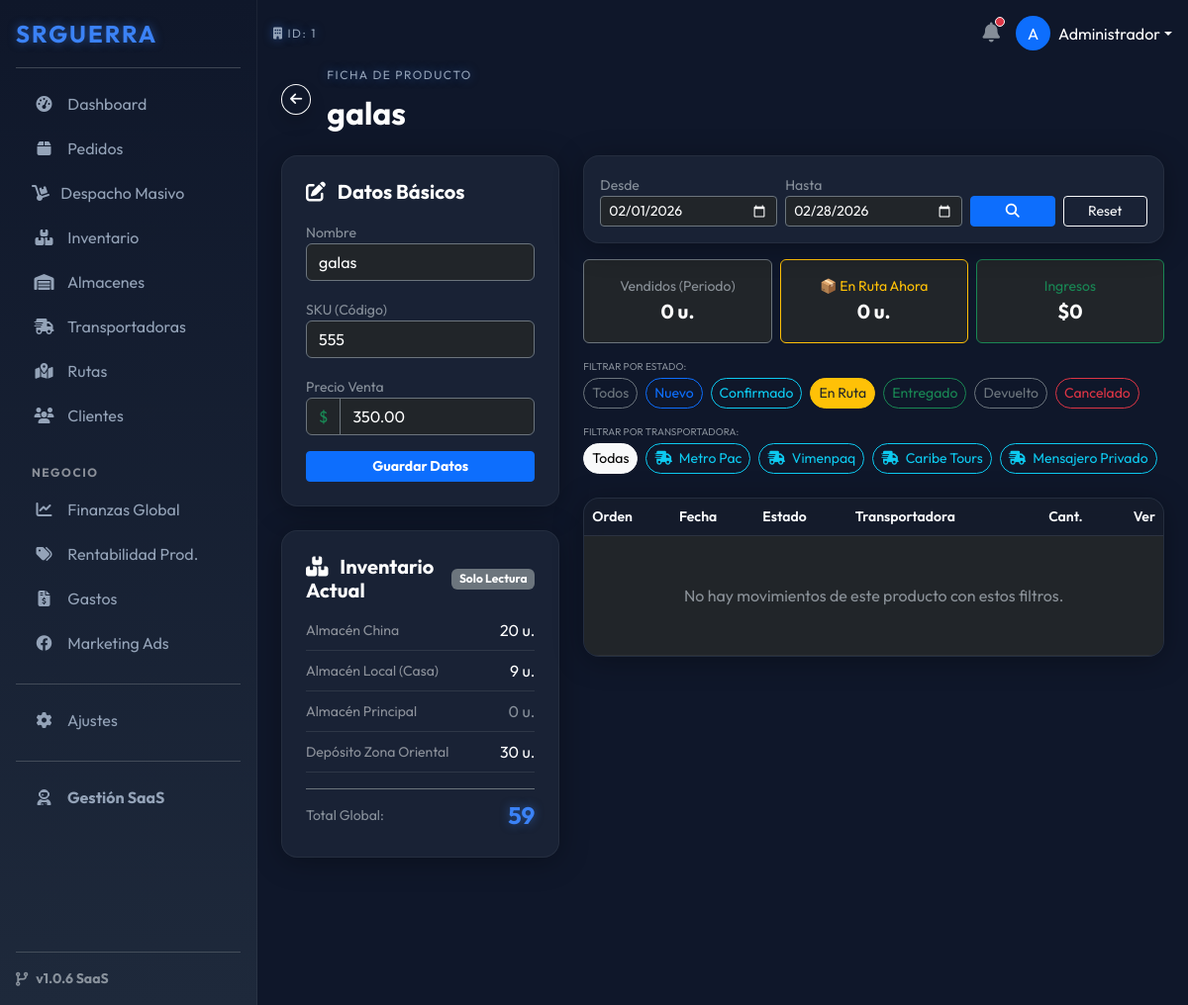
/index.php?ruta=inventario/editar&id=2&f_ini=2026-02-01&f_fin=2026-02-28&estado=En Ruta&transporte=0 (signed in), run on the app's committed database.
### tables this page shows
CREATE TABLE `productos` (
  `id` int(11) NOT NULL,
  `empresa_id` int(11) NOT NULL,
  `sku` varchar(50) NOT NULL,
  `nombre` varchar(255) NOT NULL,
  `descripcion` text DEFAULT NULL,
  `imagen` varchar(255) DEFAULT NULL,
  `precio_venta` decimal(10,2) DEFAULT 0.00,
  `costo_compra` decimal(10,2) DEFAULT 0.00,
  `stock_actual` int(11) DEFAULT 0,
  `shopify_product_id` bigint(20) DEFAULT NULL
);

CREATE TABLE `almacenes` (
  `id` int(11) NOT NULL,
  `empresa_id` int(11) NOT NULL,
  `nombre` varchar(100) NOT NULL,
  `ubicacion` varchar(255) DEFAULT NULL,
  `costo_empaque` decimal(10,2) DEFAULT 0.00,
  `activo` tinyint(1) DEFAULT 1
);

CREATE TABLE `transportadoras` (
  `id` int(11) NOT NULL,
  `empresa_id` int(11) NOT NULL,
  `nombre` varchar(100) NOT NULL,
  `codigo_acceso` varchar(50) DEFAULT NULL,
  `pin_acceso` varchar(255) DEFAULT NULL,
  `costo_envio_fijo` decimal(10,2) DEFAULT 0.00,
  `activo` tinyint(1) DEFAULT 1
);

### modules/inventario/editar.php (the view, shortened to what this page needs)
<?php
$id = (int)$_GET['id'];
$empresa_id = $_SESSION['empresa_id'];
$stmt = $pdo->prepare("SELECT * FROM productos WHERE id = ? AND empresa_id = ?");
$stmt->execute([$id, $empresa_id]);
$prod = $stmt->fetch();
$sql_stock = "SELECT a.id as almacen_id, a.nombre, COALESCE(i.cantidad, 0) as cantidad
              FROM almacenes a
              LEFT JOIN inventario_almacen i ON a.id = i.almacen_id AND i.producto_id = ?
              WHERE a.empresa_id = ? AND a.activo = 1
              ORDER BY a.nombre ASC";
$stmt_s = $pdo->prepare($sql_stock);
$stmt_s->execute([$id, $empresa_id]);
$stocks = $stmt_s->fetchAll();
$fecha_inicio = isset($_GET['f_ini']) ? $_GET['f_ini'] : date('Y-m-01');
$fecha_fin    = isset($_GET['f_fin']) ? $_GET['f_fin'] : date('Y-m-t');
$filtro_estado = isset($_GET['estado']) ? $_GET['estado'] : '';
$filtro_trans  = isset($_GET['transporte']) ? (int)$_GET['transporte'] : 0;
$sql_f_ini = $fecha_inicio . " 00:00:00";
$sql_f_fin = $fecha_fin . " 23:59:59";
$sql_mov = "SELECT p.numero_orden, p.fecha_creacion, p.estado_interno, p.id as pedido_id,
                   t.nombre as trans_nombre,
                   d.cantidad as cantidad_vendida, d.precio_unitario
            FROM pedidos_detalle d
            JOIN pedidos p ON d.pedido_id = p.id
            LEFT JOIN transportadoras t ON p.transportadora_id = t.id
            WHERE d.producto_id = ?
            AND p.empresa_id = ?
            AND p.fecha_creacion BETWEEN ? AND ?";
$params = [$id, $empresa_id, $sql_f_ini, $sql_f_fin];
if (!empty($filtro_estado)) {
    $sql_mov .= " AND p.estado_interno = ?";
    $params[] = $filtro_estado;
}
$sql_mov .= " ORDER BY p.fecha_creacion DESC";
$stmt_m = $pdo->prepare($sql_mov);
$stmt_m->execute($params);
$movimientos = $stmt_m->fetchAll();
$unidades_vendidas = 0;
$unidades_en_ruta = 0;
$ingresos_generados = 0;
$lista_trans = $pdo->query("SELECT id, nombre FROM transportadoras WHERE empresa_id = $empresa_id AND activo = 1")->fetchAll();
function url_prod($nuevo_estado=null, $nuevo_trans=null) {
    global $id, $fecha_inicio, $fecha_fin, $filtro_estado, $filtro_trans;
    $e = ($nuevo_estado === 'all') ? '' : ($nuevo_estado ?? $filtro_estado);
    $t = ($nuevo_trans === 'all') ? 0 : ($nuevo_trans ?? $filtro_trans);
    return "index.php?ruta=inventario/editar&id=$id&f_ini=$fecha_inicio&f_fin=$fecha_fin&estado=$e&transporte=$t";
}
?>
<div class="d-flex align-items-center mb-4">
    <a href="index.php?ruta=inventario" class="btn btn-outline-light btn-sm me-3 rounded-circle shadow"><i class="fas fa-arrow-left"></i></a>
    <div>
        <span class="h-label text-neon">FICHA DE PRODUCTO</span>
        <h2 class="fw-bold text-white mb-0"><?php echo $prod['nombre']; ?></h2>
    </div>
</div>
<div class="row g-4">
    <div class="col-lg-4">
        <div class="card-glass p-4 mb-4">
            <h5 class="text-white fw-bold mb-3"><i class="fas fa-edit me-2"></i> Datos Básicos</h5>
            <form action="index.php?ruta=inventario/logic" method="POST">
                <div class="mb-3">
                    <label class="small text-muted">Nombre</label>
                    <input type="text" name="nombre" value="<?php echo $prod['nombre']; ?>" class="form-control bg-dark text-white border-secondary">
                </div>
                <div class="mb-3">
                    <label class="small text-muted">SKU (Código)</label>
                    <input type="text" name="sku" value="<?php echo $prod['sku']; ?>" class="form-control bg-dark text-white border-secondary">
                </div>
                <div class="mb-3">
                    <label class="small text-muted">Precio Venta</label>
                    <div class="input-group">
                        <span class="input-group-text bg-dark border-secondary text-success">$</span>
                        <input type="number" name="precio_venta" value="<?php echo $prod['precio_venta']; ?>" class="form-control bg-dark text-white border-secondary">
                    </div>
                </div>
                <button class="btn btn-primary w-100 btn-sm fw-bold">Guardar Datos</button>
            </form>
        </div>
        <div class="card-glass p-4">
            <div class="d-flex justify-content-between align-items-center mb-3">
                <h5 class="text-white fw-bold m-0"><i class="fas fa-boxes me-2"></i> Inventario Actual</h5>
                <span class="badge bg-secondary">Solo Lectura</span>
            </div>
            <div class="vstack gap-2 mb-3">
                <?php
                $total_calculado = 0;
                if(empty($stocks)): ?>
                    <div class="text-center text-muted small py-2">No hay almacenes creados.</div>
                <?php else:
                    foreach($stocks as $s):
                        $total_calculado += $s['cantidad'];
                        $color_stock = 'text-white';
                        if($s['cantidad'] == 0) $color_stock = 'text-muted';
                    ?>
                    <div class="d-flex justify-content-between align-items-center border-bottom border-secondary border-opacity-25 pb-2">
                        <label class="text-white-50 small m-0"><?php echo $s['nombre']; ?></label>
                        <span class="<?php echo $color_stock; ?> fs-6"><?php echo $s['cantidad']; ?> u.</span>
                    </div>
                    <?php endforeach;
                endif; ?>
            </div>
            <div class="d-flex justify-content-between align-items-center pt-2 border-top border-secondary">
                <small class="text-muted">Total Global:</small>
                <span class="text-neon fw-bold fs-4"><?php echo $total_calculado; ?></span>
            </div>
            </div>
    </div>
    <div class="col-lg-8">
        <div class="card-glass p-3 mb-3">
            <form action="index.php" method="GET" class="row g-2 align-items-end">
                <div class="col-md-4">
                    <label class="small text-muted">Desde</label>
                    <input type="date" name="f_ini" value="<?php echo $fecha_inicio; ?>" class="form-control form-control-sm bg-dark text-white border-secondary">
                </div>
                <div class="col-md-4">
                    <label class="small text-muted">Hasta</label>
                    <input type="date" name="f_fin" value="<?php echo $fecha_fin; ?>" class="form-control form-control-sm bg-dark text-white border-secondary">
                </div>
                <div class="col-md-2">
                    <button class="btn btn-sm btn-primary w-100"><i class="fas fa-search"></i></button>
                </div>
                <div class="col-md-2">
                     <a href="index.php?ruta=inventario/editar&id=<?php echo $id; ?>" class="btn btn-sm btn-outline-light w-100">Reset</a>
                </div>
            </form>
        </div>
        <div class="row g-2 mb-3">
            <div class="col-4">
                <div class="p-3 bg-dark border border-secondary rounded text-center">
                    <small class="text-muted d-block">Vendidos (Periodo)</small>
                    <span class="text-white fw-bold fs-5"><?php echo $unidades_vendidas; ?> u.</span>
                </div>
            </div>
            <div class="col-4">
                <div class="p-3 bg-dark border border-warning rounded text-center">
                    <small class="text-warning d-block">📦 En Ruta Ahora</small>
                    <span class="text-white fw-bold fs-5"><?php echo $unidades_en_ruta; ?> u.</span>
                </div>
            </div>
            <div class="col-4">
                <div class="p-3 bg-dark border border-success rounded text-center">
                    <small class="text-success d-block">Ingresos</small>
                    <span class="text-white fw-bold fs-5">$<?php echo number_format($ingresos_generados,0); ?></span>
                </div>
            </div>
        </div>
        <div class="mb-2">
            <small class="text-muted text-uppercase d-block mb-1" style="font-size: 10px;">Filtrar por Estado:</small>
            <div class="d-flex gap-2 overflow-auto pb-2">
                <a href="<?php echo url_prod('all'); ?>" class="btn btn-sm rounded-pill <?php echo empty($filtro_estado)?'btn-light':'btn-outline-secondary'; ?>">Todos</a>
                <a href="<?php echo url_prod('Nuevo'); ?>" class="btn btn-sm rounded-pill <?php echo $filtro_estado=='Nuevo'?'btn-primary':'btn-outline-primary'; ?>">Nuevo</a>
                <a href="<?php echo url_prod('Confirmado'); ?>" class="btn btn-sm rounded-pill <?php echo $filtro_estado=='Confirmado'?'btn-info text-dark':'btn-outline-info'; ?>">Confirmado</a>
                <a href="<?php echo url_prod('En Ruta'); ?>" class="btn btn-sm rounded-pill <?php echo $filtro_estado=='En Ruta'?'btn-warning text-dark':'btn-outline-warning'; ?>">En Ruta</a>
                <a href="<?php echo url_prod('Entregado'); ?>" class="btn btn-sm rounded-pill <?php echo $filtro_estado=='Entregado'?'btn-success':'btn-outline-success'; ?>">Entregado</a>
                <a href="<?php echo url_prod('Devuelto'); ?>" class="btn btn-sm rounded-pill <?php echo $filtro_estado=='Devuelto'?'btn-secondary':'btn-outline-secondary'; ?>">Devuelto</a>
                <a href="<?php echo url_prod('Cancelado'); ?>" class="btn btn-sm rounded-pill <?php echo $filtro_estado=='Cancelado'?'btn-danger':'btn-outline-danger'; ?>">Cancelado</a>
            </div>
        </div>
        <div class="mb-3">
            <small class="text-muted text-uppercase d-block mb-1" style="font-size: 10px;">Filtrar por Transportadora:</small>
            <div class="d-flex gap-2 overflow-auto pb-2">
                <a href="<?php echo url_prod(null, 'all'); ?>" class="btn btn-sm rounded-pill <?php echo $filtro_trans==0 ? 'btn-light':'btn-outline-secondary'; ?>">Todas</a>
                <?php foreach($lista_trans as $t): ?>
                    <a href="<?php echo url_prod(null, $t['id']); ?>"
                       class="btn btn-sm rounded-pill text-nowrap <?php echo $filtro_trans==$t['id']?'btn-info text-dark':'btn-outline-info'; ?>">
                        <i class="fas fa-shipping-fast me-1"></i> <?php echo $t['nombre']; ?>
                    </a>
                <?php endforeach; ?>
            </div>
        </div>
        <div class="card-glass p-0 overflow-hidden">
            <div class="table-responsive">
                <table class="table table-dark-custom align-middle mb-0">
                    <thead>
                        <tr class="small text-muted">
                            <th>Orden</th>
                            <th>Fecha</th>
                            <th>Estado</th>
                            <th>Transportadora</th>
                            <th class="text-center">Cant.</th>
                            <th class="text-end">Ver</th>
                        </tr>
                    </thead>
                    <tbody>
                        <?php if(count($movimientos) > 0): ?>
                            <?php foreach($movimientos as $m): ?>
                            <tr>
                                <td class="text-neon fw-bold"><?php echo $m['numero_orden']; ?></td>
                                <td class="small text-muted"><?php echo date('d/m', strtotime($m['fecha_creacion'])); ?></td>
                                <td>
                                    <?php
                                        $badge = 'bg-secondary';
                                        if($m['estado_interno']=='Nuevo') $badge = 'bg-primary';
                                        if($m['estado_interno']=='Confirmado') $badge = 'bg-info text-dark';
                                        if($m['estado_interno']=='En Ruta') $badge = 'bg-warning text-dark';
                                        if($m['estado_interno']=='Entregado') $badge = 'bg-success';
                                        if($m['estado_interno']=='Cancelado') $badge = 'bg-danger';
                                    ?>
                                    <span class="badge <?php echo $badge; ?> rounded-pill" style="font-size: 10px;"><?php echo $m['estado_interno']; ?></span>
                                </td>
                                <td class="small text-white">
                                    <i class="fas fa-shipping-fast me-1 text-muted"></i>
                                    <?php echo $m['trans_nombre'] ?: 'Sin Asignar'; ?>
                                </td>
                                <td class="text-center fw-bold text-white fs-5"><?php echo $m['cantidad_vendida']; ?></td>
                                <td class="text-end">
                                    <a href="index.php?ruta=pedidos/ver&id=<?php echo $m['pedido_id']; ?>" class="btn btn-sm btn-outline-light rounded-circle">
                                        <i class="fas fa-eye"></i>
                                    </a>
                                </td>
                            </tr>
                            <?php endforeach; ?>
                        <?php else: ?>
                            <tr>
                                <td colspan="6" class="text-center py-5 text-muted">No hay movimientos de este producto con estos filtros.</td>
                            </tr>
                        <?php endif; ?>
                    </tbody>
                </table>
            </div>
        </div>
    </div>
</div>

### assets/css/futuristic.css (style rules this page uses)
:root { --bg-dark: #0f172a; --bg-card: #1e293b; --primary-neon: #3b82f6; --accent-neon: #8b5cf6; --text-main: #f8fafc; --text-muted: #94a3b8; --success-glow: rgba(34, 197, 94, 0.2); --danger-glow: rgba(239, 68, 68, 0.2); }
body { background-color: var(--bg-dark); color: var(--text-main); font-family: 'Outfit', sans-serif; }
.card-glass { background: rgba(30, 41, 59, 0.7); backdrop-filter: blur(10px); -webkit-backdrop-filter: blur(10px); border: 1px solid rgba(255, 255, 255, 0.05); border-radius: 16px; box-shadow: 0 4px 30px rgba(0, 0, 0, 0.3); transition: transform 0.2s; }
.text-neon { color: var(--primary-neon); text-shadow: 0 0 10px rgba(59, 130, 246, 0.5); }
.h-label { font-size: 0.75rem; text-transform: uppercase; letter-spacing: 1.5px; color: var(--text-muted); margin-bottom: 10px; display: block; }
.table-dark-custom { background: transparent; color: var(--text-muted); }
.table-dark-custom th { background: rgba(0,0,0,0.2); color: var(--text-main); border-bottom: 1px solid rgba(255,255,255,0.1); font-weight: 600; }
.table-dark-custom td { border-bottom: 1px solid rgba(255,255,255,0.05); vertical-align: middle; }

### data on the page
productos: nombre "galas", sku "555", precio_venta "350.00"
almacenes: nombre "Almacén China", cantidad "20"
almacenes: nombre "Almacén Local (Casa)", cantidad "9"
almacenes: nombre "Almacén Principal", cantidad "0"
almacenes: nombre "Depósito Zona Oriental", cantidad "30"
transportadoras: nombre "Metro Pac"
transportadoras: nombre "Vimenpaq"
transportadoras: nombre "Caribe Tours"
transportadoras: nombre "Mensajero Privado"

### other printed values
$_SESSION['empresa_id'] "1"
substr($_SESSION['usuario_nombre'], 0, 1) "A"
explode(' ', $_SESSION['usuario_nombre'])[0] "Administrador"
$total_calculado "59"
$unidades_vendidas "0"
$unidades_en_ruta "0"
$ingresos_generados "0"
